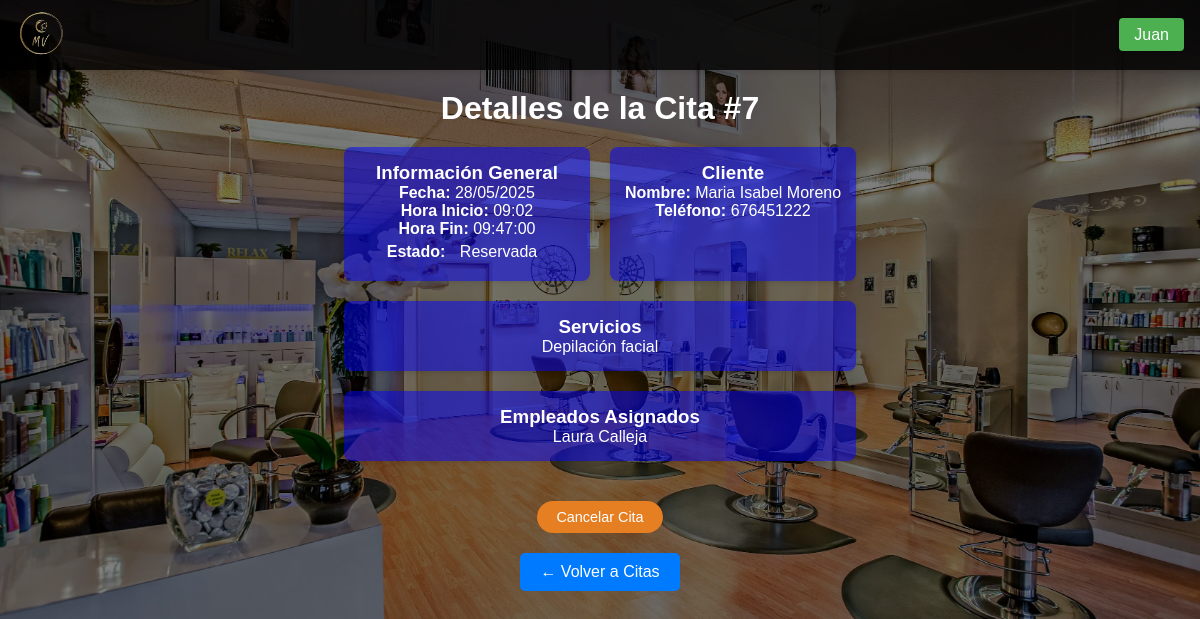
Screenshot of /paginas/datos_cita.php?id_cita=7 (signed in) with the database file from the repository.
### tables this page shows
CREATE TABLE `citas` (
  `id_cita` int NOT NULL AUTO_INCREMENT,
  `id_cliente` int DEFAULT NULL,
  `fecha_cita` date NOT NULL,
  `hora_inicio` time NOT NULL,
  `hora_fin` time DEFAULT NULL,
  `estado` enum('reservada','cancelada','finalizada') NOT NULL,
  `duracion_total` int NOT NULL,
  `precio_final` decimal(10,2) DEFAULT NULL,
  PRIMARY KEY (`id_cita`),
  KEY `id_cliente` (`id_cliente`),
  KEY `idx_fecha_cita` (`fecha_cita`),
  CONSTRAINT `citas_ibfk_1` FOREIGN KEY (`id_cliente`) REFERENCES `clientes` (`id_cliente`)
);

CREATE TABLE `clientes` (
  `id_cliente` int NOT NULL AUTO_INCREMENT,
  `email` varchar(100) DEFAULT NULL,
  `telefono` varchar(15) DEFAULT NULL,
  `nombre` varchar(100) NOT NULL,
  `apellidos` varchar(100) NOT NULL,
  `contraseña` varchar(255) NOT NULL,
  PRIMARY KEY (`id_cliente`),
  UNIQUE KEY `email` (`email`),
  UNIQUE KEY `telefono` (`telefono`)
);

### funcionalidades/verificar_admin.php (called while the page is built, shortened)
<?php
function esAdministrador($conn) {
    try {
        $stmt = $conn->prepare("SELECT es_admin FROM empleados WHERE dni = :dni AND activo = 1");
        $stmt->execute([':dni' => $_SESSION['dni']]);
        return ($stmt->fetch(PDO::FETCH_COLUMN) == 1);
    } catch (PDOException $e) {
        error_log("Error verificando admin: " . $e->getMessage());
        return false;
    }
}

### paginas/datos_cita.php (the view, shortened to what this page needs)
<!DOCTYPE html>
<html lang="es">
<head>
    <link rel="stylesheet" href="/TFGPeluqueria/css/styles.css">
</head>
<body>
    <?php
        require_once $_SERVER['DOCUMENT_ROOT'] . '/TFGPeluqueria/funcionalidades/conexion.php';
        require_once $_SERVER['DOCUMENT_ROOT'] . '/TFGPeluqueria/funcionalidades/verificar_admin.php';
        include $_SERVER['DOCUMENT_ROOT'] . '/TFGPeluqueria/plantillas/navbar.php';
        $esAdmin = esAdministrador($conn);
        $id_cita = $_GET['id_cita'] ?? null;
        $cita = [];
        try {
            $stmt = $conn->prepare("
                SELECT c.*,
                    CONCAT(cli.nombre, ' ', cli.apellidos) AS cliente,
                    cli.telefono,
                    ADDTIME(c.hora_inicio, SEC_TO_TIME(SUM(s.duracion)*60)) AS hora_fin,
                    GROUP_CONCAT(DISTINCT s.nombre_servicio SEPARATOR ', ') AS servicios,
                    GROUP_CONCAT(DISTINCT CONCAT(e.nombre, ' ', e.apellidos) SEPARATOR ', ') AS empleados
                FROM citas c
                JOIN clientes cli ON c.id_cliente = cli.id_cliente
                JOIN citas_servicios cs ON c.id_cita = cs.id_cita
                JOIN servicios s ON cs.id_servicio = s.id_servicio
                JOIN empleados e ON cs.id_empleado = e.dni
                WHERE c.id_cita = ?
                GROUP BY c.id_cita
            ");
            $stmt->execute([$id_cita]);
            $cita = $stmt->fetch(PDO::FETCH_ASSOC);
        } catch (PDOException $e) {
            echo "Error: " . $e->getMessage();
        }
    ?>
    <div class="contenedor-principal">
        <h1>Detalles de la Cita #<?= $cita['id_cita'] ?? 'N/A' ?></h1>
        <?php if (!empty($cita)): ?>
            <div class="detalles-cita">
                <div class="seccion">
                    <h3>Información General</h3>
                    <p><strong>Fecha:</strong> <?= date('d/m/Y', strtotime($cita['fecha_cita'])) ?></p>
                    <p><strong>Hora Inicio:</strong> <?= date('H:i', strtotime($cita['hora_inicio'])) ?></p>
                    <p><strong>Hora Fin:</strong> <?= $cita['hora_fin'] ?? '--' ?></p>
                    <p><strong>Estado:</strong> <span class="estado-cita estado-<?= $cita['estado'] ?>"><?= ucfirst($cita['estado']) ?></span></p>
                </div>
                <div class="seccion">
                    <h3>Cliente</h3>
                    <p><strong>Nombre:</strong> <?= $cita['cliente'] ?></p>
                    <p><strong>Teléfono:</strong> <?= $cita['telefono'] ?></p>
                </div>
                <div class="seccion" style="grid-column: span 2;">
                    <h3>Servicios</h3>
                    <p><?= $cita['servicios'] ?? 'No hay servicios registrados' ?></p>
                </div>
                <div class="seccion" style="grid-column: span 2;">
                    <h3>Empleados Asignados</h3>
                    <p><?= $cita['empleados'] ?? 'No hay empleados asignados' ?></p>
                </div>
            </div>
            <?php if ($esAdmin): ?>
                <?php
                $fechaCita = new DateTime($cita['fecha_cita'] . ' ' . $cita['hora_inicio']);
                $puedeCancelar = ($fechaCita > new DateTime()) && ($cita['estado'] === 'reservada');
                ?>
                <form action="/TFGPeluqueria/funcionalidades/cancelar_cita.php" method="POST">
                    <button type="submit" class="cancelar-btn" <?= !$puedeCancelar ? 'disabled' : '' ?>>
                       Cancelar Cita
                    </button>
                </form>
            <?php endif; ?>
        <?php else: ?>
            <p>Cita no encontrada.</p>
        <?php endif; ?>
        <a href="citas.php" class="boton-volver">← Volver a Citas</a>
    </div>
</body>
</html>

### css/styles.css (style rules this page uses)
* { margin: 0; padding: 0; box-sizing: border-box; font-family: 'Arial', sans-serif; }
:root { --color-primario: #2c3e50; --color-secundario: #e67e22; --fondo-beige: #FFF8DC; --tabla-dorado: #20d4da; --color-desplegables: rgba(25, 121, 230, 0.459); }
html, body { background-color: #000; color: white; }
body { min-height: 100vh; position: relative; margin: 0; padding: 0; }
body::before { content: ""; position: absolute; top: 0; left: 0; width: 100%; height: 100%; background: linear-gradient(rgba(0, 0, 0, 0.5), rgba(0, 0, 0, 0.5)), url('/TFGPeluqueria/imagenes/Fondo.webp') center/cover; background-attachment: scroll; }
.contenedor-principal, .registros-container { padding-top: 90px; position: relative; color: white; min-height: 100vh; display: flex; flex-direction: column; justify-content: flex-start; align-items: center; text-align: center; }
.detalles-cita { display: grid; grid-template-columns: repeat(2, 1fr); gap: 20px; padding: 20px; border-radius: 10px; margin-bottom: 20px; }
.seccion { background: rgba(0, 0, 255, 0.5); padding: 15px; border-radius: 8px; box-shadow: 0 2px 4px rgba(0,0,0,0.1); }
.estado-cita { padding: 5px 10px; border-radius: 5px; display: inline-block; }
.cancelar-btn { background-color: var(--color-secundario); color: white !important; padding: 0.5rem 1.2rem; border-radius: 20px; transition: all 0.3s ease; border: none; cursor: pointer; font-size: 0.9em; text-decoration: none; display: inline-block; }
.boton-volver { display: inline-block; padding: 10px 20px; background: #007bff; color: white; text-decoration: none; border-radius: 5px; margin-top: 20px; }

### rows the page displays
citas: id_cita "7", fecha_cita "28/05/2025", hora_inicio "09:02", estado "Reservada", id_cliente.telefono "676451222"

### other values shown
$_SESSION['nombre'] "Juan"
$cita['hora_fin'] "09:47:00"
$cita['cliente'] "Maria Isabel Moreno"
$cita['servicios'] "Depilación facial"
$cita['empleados'] "Laura Calleja"
